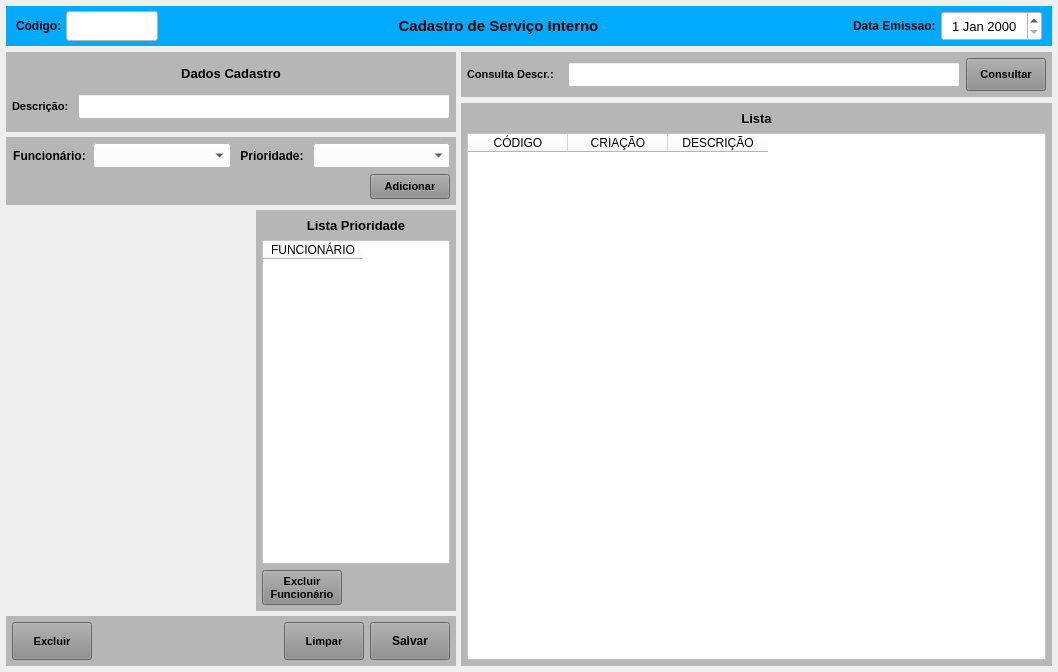
<?xml version="1.0" encoding="UTF-8"?>
<ui version="4.0">
 <class>MainWindow</class>
 <widget class="QMainWindow" name="MainWindow">
  <property name="geometry">
   <rect>
    <x>0</x>
    <y>0</y>
    <width>1058</width>
    <height>672</height>
   </rect>
  </property>
  <property name="windowTitle">
   <string>Cadastro de Serviço Interno</string>
  </property>
  <property name="styleSheet">
   <string notr="true"/>
  </property>
  <widget class="QWidget" name="centralwidget">
   <layout class="QVBoxLayout" name="verticalLayout">
    <property name="spacing">
     <number>6</number>
    </property>
    <property name="leftMargin">
     <number>6</number>
    </property>
    <property name="topMargin">
     <number>6</number>
    </property>
    <property name="rightMargin">
     <number>6</number>
    </property>
    <property name="bottomMargin">
     <number>6</number>
    </property>
    <item>
     <widget class="QWidget" name="widget" native="true">
      <property name="minimumSize">
       <size>
        <width>0</width>
        <height>40</height>
       </size>
      </property>
      <property name="maximumSize">
       <size>
        <width>16777215</width>
        <height>40</height>
       </size>
      </property>
      <property name="styleSheet">
       <string notr="true">background-color: rgb(0, 170, 255);</string>
      </property>
      <layout class="QHBoxLayout" name="horizontalLayout">
       <property name="spacing">
        <number>2</number>
       </property>
       <property name="leftMargin">
        <number>10</number>
       </property>
       <property name="topMargin">
        <number>5</number>
       </property>
       <property name="rightMargin">
        <number>10</number>
       </property>
       <property name="bottomMargin">
        <number>5</number>
       </property>
       <item>
        <widget class="QLabel" name="label_4">
         <property name="minimumSize">
          <size>
           <width>48</width>
           <height>0</height>
          </size>
         </property>
         <property name="maximumSize">
          <size>
           <width>48</width>
           <height>16777215</height>
          </size>
         </property>
         <property name="font">
          <font>
           <pointsize>9</pointsize>
           <weight>75</weight>
           <bold>true</bold>
          </font>
         </property>
         <property name="styleSheet">
          <string notr="true"/>
         </property>
         <property name="text">
          <string>Código:</string>
         </property>
         <property name="alignment">
          <set>Qt::AlignLeading|Qt::AlignLeft|Qt::AlignVCenter</set>
         </property>
        </widget>
       </item>
       <item>
        <widget class="QLineEdit" name="line_Num">
         <property name="sizePolicy">
          <sizepolicy hsizetype="Preferred" vsizetype="Preferred">
           <horstretch>0</horstretch>
           <verstretch>0</verstretch>
          </sizepolicy>
         </property>
         <property name="minimumSize">
          <size>
           <width>92</width>
           <height>0</height>
          </size>
         </property>
         <property name="maximumSize">
          <size>
           <width>92</width>
           <height>16777215</height>
          </size>
         </property>
         <property name="font">
          <font>
           <pointsize>12</pointsize>
          </font>
         </property>
         <property name="styleSheet">
          <string notr="true">background-color: rgb(255, 255, 255);</string>
         </property>
         <property name="inputMask">
          <string/>
         </property>
         <property name="text">
          <string/>
         </property>
         <property name="frame">
          <bool>true</bool>
         </property>
         <property name="echoMode">
          <enum>QLineEdit::Normal</enum>
         </property>
         <property name="alignment">
          <set>Qt::AlignCenter</set>
         </property>
         <property name="dragEnabled">
          <bool>false</bool>
         </property>
         <property name="placeholderText">
          <string/>
         </property>
        </widget>
       </item>
       <item>
        <widget class="QLabel" name="label_13">
         <property name="sizePolicy">
          <sizepolicy hsizetype="Preferred" vsizetype="Preferred">
           <horstretch>0</horstretch>
           <verstretch>0</verstretch>
          </sizepolicy>
         </property>
         <property name="minimumSize">
          <size>
           <width>0</width>
           <height>0</height>
          </size>
         </property>
         <property name="font">
          <font>
           <pointsize>11</pointsize>
           <weight>75</weight>
           <bold>true</bold>
          </font>
         </property>
         <property name="styleSheet">
          <string notr="true"/>
         </property>
         <property name="text">
          <string>Cadastro de Serviço Interno</string>
         </property>
         <property name="alignment">
          <set>Qt::AlignCenter</set>
         </property>
        </widget>
       </item>
       <item>
        <widget class="QLabel" name="label_11">
         <property name="sizePolicy">
          <sizepolicy hsizetype="Preferred" vsizetype="Preferred">
           <horstretch>0</horstretch>
           <verstretch>0</verstretch>
          </sizepolicy>
         </property>
         <property name="minimumSize">
          <size>
           <width>100</width>
           <height>0</height>
          </size>
         </property>
         <property name="maximumSize">
          <size>
           <width>100</width>
           <height>16777215</height>
          </size>
         </property>
         <property name="font">
          <font>
           <pointsize>9</pointsize>
           <weight>75</weight>
           <bold>true</bold>
          </font>
         </property>
         <property name="styleSheet">
          <string notr="true"/>
         </property>
         <property name="text">
          <string>Data Emissao: </string>
         </property>
         <property name="alignment">
          <set>Qt::AlignRight|Qt::AlignTrailing|Qt::AlignVCenter</set>
         </property>
        </widget>
       </item>
       <item>
        <widget class="QDateEdit" name="date_Emissao">
         <property name="sizePolicy">
          <sizepolicy hsizetype="Preferred" vsizetype="Preferred">
           <horstretch>0</horstretch>
           <verstretch>0</verstretch>
          </sizepolicy>
         </property>
         <property name="minimumSize">
          <size>
           <width>101</width>
           <height>0</height>
          </size>
         </property>
         <property name="maximumSize">
          <size>
           <width>101</width>
           <height>16777215</height>
          </size>
         </property>
         <property name="font">
          <font>
           <pointsize>10</pointsize>
          </font>
         </property>
         <property name="styleSheet">
          <string notr="true">background-color: rgb(255, 255, 255);</string>
         </property>
         <property name="alignment">
          <set>Qt::AlignCenter</set>
         </property>
        </widget>
       </item>
      </layout>
     </widget>
    </item>
    <item>
     <widget class="QWidget" name="widget_2" native="true">
      <property name="styleSheet">
       <string notr="true"/>
      </property>
      <layout class="QHBoxLayout" name="horizontalLayout_3">
       <property name="spacing">
        <number>5</number>
       </property>
       <property name="leftMargin">
        <number>0</number>
       </property>
       <property name="topMargin">
        <number>0</number>
       </property>
       <property name="rightMargin">
        <number>0</number>
       </property>
       <property name="bottomMargin">
        <number>0</number>
       </property>
       <item>
        <widget class="QWidget" name="widget_4" native="true">
         <property name="minimumSize">
          <size>
           <width>0</width>
           <height>0</height>
          </size>
         </property>
         <property name="maximumSize">
          <size>
           <width>450</width>
           <height>16777215</height>
          </size>
         </property>
         <property name="styleSheet">
          <string notr="true"/>
         </property>
         <layout class="QVBoxLayout" name="verticalLayout_2">
          <property name="spacing">
           <number>5</number>
          </property>
          <property name="leftMargin">
           <number>0</number>
          </property>
          <property name="topMargin">
           <number>0</number>
          </property>
          <property name="rightMargin">
           <number>0</number>
          </property>
          <property name="bottomMargin">
           <number>0</number>
          </property>
          <item>
           <widget class="QWidget" name="widget_6" native="true">
            <property name="minimumSize">
             <size>
              <width>0</width>
              <height>80</height>
             </size>
            </property>
            <property name="maximumSize">
             <size>
              <width>16777215</width>
              <height>80</height>
             </size>
            </property>
            <property name="styleSheet">
             <string notr="true">background-color: rgb(182, 182, 182);</string>
            </property>
            <layout class="QVBoxLayout" name="verticalLayout_3">
             <property name="leftMargin">
              <number>6</number>
             </property>
             <property name="topMargin">
              <number>6</number>
             </property>
             <property name="rightMargin">
              <number>6</number>
             </property>
             <property name="bottomMargin">
              <number>6</number>
             </property>
             <item>
              <widget class="QLabel" name="label_2">
               <property name="minimumSize">
                <size>
                 <width>0</width>
                 <height>18</height>
                </size>
               </property>
               <property name="maximumSize">
                <size>
                 <width>16777215</width>
                 <height>18</height>
                </size>
               </property>
               <property name="font">
                <font>
                 <pointsize>10</pointsize>
                 <weight>75</weight>
                 <bold>true</bold>
                </font>
               </property>
               <property name="text">
                <string>Dados Cadastro</string>
               </property>
               <property name="alignment">
                <set>Qt::AlignCenter</set>
               </property>
              </widget>
             </item>
             <item>
              <widget class="QWidget" name="widget_8" native="true">
               <property name="maximumSize">
                <size>
                 <width>16777215</width>
                 <height>25</height>
                </size>
               </property>
               <layout class="QHBoxLayout" name="horizontalLayout_4">
                <property name="leftMargin">
                 <number>0</number>
                </property>
                <property name="topMargin">
                 <number>0</number>
                </property>
                <property name="rightMargin">
                 <number>0</number>
                </property>
                <property name="bottomMargin">
                 <number>0</number>
                </property>
                <item>
                 <widget class="QLabel" name="label_24">
                  <property name="minimumSize">
                   <size>
                    <width>0</width>
                    <height>0</height>
                   </size>
                  </property>
                  <property name="maximumSize">
                   <size>
                    <width>60</width>
                    <height>16777215</height>
                   </size>
                  </property>
                  <property name="font">
                   <font>
                    <pointsize>8</pointsize>
                    <weight>75</weight>
                    <bold>true</bold>
                   </font>
                  </property>
                  <property name="text">
                   <string>Descrição:</string>
                  </property>
                  <property name="alignment">
                   <set>Qt::AlignLeading|Qt::AlignLeft|Qt::AlignVCenter</set>
                  </property>
                 </widget>
                </item>
                <item>
                 <widget class="QLineEdit" name="line_Descricao">
                  <property name="sizePolicy">
                   <sizepolicy hsizetype="Preferred" vsizetype="Preferred">
                    <horstretch>0</horstretch>
                    <verstretch>0</verstretch>
                   </sizepolicy>
                  </property>
                  <property name="minimumSize">
                   <size>
                    <width>0</width>
                    <height>0</height>
                   </size>
                  </property>
                  <property name="maximumSize">
                   <size>
                    <width>16777215</width>
                    <height>16777215</height>
                   </size>
                  </property>
                  <property name="font">
                   <font>
                    <pointsize>8</pointsize>
                   </font>
                  </property>
                  <property name="styleSheet">
                   <string notr="true">background-color: rgb(255, 255, 255);</string>
                  </property>
                  <property name="text">
                   <string/>
                  </property>
                  <property name="maxLength">
                   <number>45</number>
                  </property>
                  <property name="alignment">
                   <set>Qt::AlignLeading|Qt::AlignLeft|Qt::AlignVCenter</set>
                  </property>
                 </widget>
                </item>
               </layout>
              </widget>
             </item>
            </layout>
           </widget>
          </item>
          <item>
           <widget class="QWidget" name="widget_9" native="true">
            <property name="minimumSize">
             <size>
              <width>0</width>
              <height>0</height>
             </size>
            </property>
            <property name="maximumSize">
             <size>
              <width>16777215</width>
              <height>68</height>
             </size>
            </property>
            <property name="styleSheet">
             <string notr="true">background-color: rgb(182, 182, 182);</string>
            </property>
            <layout class="QVBoxLayout" name="verticalLayout_7">
             <property name="leftMargin">
              <number>6</number>
             </property>
             <property name="topMargin">
              <number>6</number>
             </property>
             <property name="rightMargin">
              <number>6</number>
             </property>
             <property name="bottomMargin">
              <number>6</number>
             </property>
             <item>
              <widget class="QWidget" name="widget_10" native="true">
               <property name="maximumSize">
                <size>
                 <width>16777215</width>
                 <height>25</height>
                </size>
               </property>
               <layout class="QHBoxLayout" name="horizontalLayout_6">
                <property name="leftMargin">
                 <number>0</number>
                </property>
                <property name="topMargin">
                 <number>0</number>
                </property>
                <property name="rightMargin">
                 <number>0</number>
                </property>
                <property name="bottomMargin">
                 <number>0</number>
                </property>
                <item>
                 <widget class="QLabel" name="label_78">
                  <property name="minimumSize">
                   <size>
                    <width>0</width>
                    <height>0</height>
                   </size>
                  </property>
                  <property name="maximumSize">
                   <size>
                    <width>75</width>
                    <height>16777215</height>
                   </size>
                  </property>
                  <property name="font">
                   <font>
                    <pointsize>9</pointsize>
                    <weight>75</weight>
                    <bold>true</bold>
                   </font>
                  </property>
                  <property name="text">
                   <string>Funcionário:</string>
                  </property>
                  <property name="alignment">
                   <set>Qt::AlignCenter</set>
                  </property>
                 </widget>
                </item>
                <item>
                 <widget class="QComboBox" name="combo_Func">
                  <property name="sizePolicy">
                   <sizepolicy hsizetype="Preferred" vsizetype="Preferred">
                    <horstretch>0</horstretch>
                    <verstretch>0</verstretch>
                   </sizepolicy>
                  </property>
                  <property name="minimumSize">
                   <size>
                    <width>0</width>
                    <height>0</height>
                   </size>
                  </property>
                  <property name="maximumSize">
                   <size>
                    <width>16777215</width>
                    <height>16777215</height>
                   </size>
                  </property>
                  <property name="font">
                   <font>
                    <pointsize>9</pointsize>
                   </font>
                  </property>
                  <property name="styleSheet">
                   <string notr="true">background-color: rgb(255, 255, 255);
text-align: center;</string>
                  </property>
                 </widget>
                </item>
                <item>
                 <widget class="QLabel" name="label_79">
                  <property name="minimumSize">
                   <size>
                    <width>0</width>
                    <height>0</height>
                   </size>
                  </property>
                  <property name="maximumSize">
                   <size>
                    <width>70</width>
                    <height>16777215</height>
                   </size>
                  </property>
                  <property name="font">
                   <font>
                    <pointsize>9</pointsize>
                    <weight>75</weight>
                    <bold>true</bold>
                   </font>
                  </property>
                  <property name="text">
                   <string>Prioridade:</string>
                  </property>
                  <property name="alignment">
                   <set>Qt::AlignCenter</set>
                  </property>
                 </widget>
                </item>
                <item>
                 <widget class="QComboBox" name="combo_Prioridade">
                  <property name="sizePolicy">
                   <sizepolicy hsizetype="Preferred" vsizetype="Preferred">
                    <horstretch>0</horstretch>
                    <verstretch>0</verstretch>
                   </sizepolicy>
                  </property>
                  <property name="minimumSize">
                   <size>
                    <width>0</width>
                    <height>0</height>
                   </size>
                  </property>
                  <property name="maximumSize">
                   <size>
                    <width>16777215</width>
                    <height>16777215</height>
                   </size>
                  </property>
                  <property name="font">
                   <font>
                    <pointsize>9</pointsize>
                   </font>
                  </property>
                  <property name="styleSheet">
                   <string notr="true">background-color: rgb(255, 255, 255);
text-align: center;</string>
                  </property>
                 </widget>
                </item>
               </layout>
              </widget>
             </item>
             <item>
              <widget class="QWidget" name="widget_13" native="true">
               <property name="maximumSize">
                <size>
                 <width>16777215</width>
                 <height>25</height>
                </size>
               </property>
               <layout class="QHBoxLayout" name="horizontalLayout_5">
                <property name="leftMargin">
                 <number>0</number>
                </property>
                <property name="topMargin">
                 <number>0</number>
                </property>
                <property name="rightMargin">
                 <number>0</number>
                </property>
                <property name="bottomMargin">
                 <number>0</number>
                </property>
                <item>
                 <widget class="QLabel" name="label_3">
                  <property name="text">
                   <string/>
                  </property>
                 </widget>
                </item>
                <item>
                 <widget class="QPushButton" name="btn_Adicionar">
                  <property name="sizePolicy">
                   <sizepolicy hsizetype="Preferred" vsizetype="Preferred">
                    <horstretch>0</horstretch>
                    <verstretch>0</verstretch>
                   </sizepolicy>
                  </property>
                  <property name="minimumSize">
                   <size>
                    <width>0</width>
                    <height>0</height>
                   </size>
                  </property>
                  <property name="maximumSize">
                   <size>
                    <width>80</width>
                    <height>16777215</height>
                   </size>
                  </property>
                  <property name="font">
                   <font>
                    <pointsize>8</pointsize>
                    <weight>75</weight>
                    <bold>true</bold>
                   </font>
                  </property>
                  <property name="cursor">
                   <cursorShape>PointingHandCursor</cursorShape>
                  </property>
                  <property name="layoutDirection">
                   <enum>Qt::LeftToRight</enum>
                  </property>
                  <property name="autoFillBackground">
                   <bool>false</bool>
                  </property>
                  <property name="styleSheet">
                   <string notr="true">background-color: rgb(141, 141, 141);</string>
                  </property>
                  <property name="text">
                   <string>Adicionar</string>
                  </property>
                  <property name="checkable">
                   <bool>false</bool>
                  </property>
                  <property name="autoDefault">
                   <bool>false</bool>
                  </property>
                  <property name="default">
                   <bool>false</bool>
                  </property>
                  <property name="flat">
                   <bool>false</bool>
                  </property>
                 </widget>
                </item>
               </layout>
              </widget>
             </item>
            </layout>
           </widget>
          </item>
          <item>
           <widget class="QWidget" name="widget_15" native="true">
            <layout class="QHBoxLayout" name="horizontalLayout_9">
             <property name="leftMargin">
              <number>0</number>
             </property>
             <property name="topMargin">
              <number>0</number>
             </property>
             <property name="rightMargin">
              <number>0</number>
             </property>
             <property name="bottomMargin">
              <number>0</number>
             </property>
             <item>
              <widget class="QWidget" name="widget_16" native="true"/>
             </item>
             <item>
              <widget class="QWidget" name="widget_7" native="true">
               <property name="maximumSize">
                <size>
                 <width>200</width>
                 <height>16777215</height>
                </size>
               </property>
               <property name="styleSheet">
                <string notr="true">background-color: rgb(182, 182, 182);</string>
               </property>
               <layout class="QVBoxLayout" name="verticalLayout_6">
                <property name="leftMargin">
                 <number>6</number>
                </property>
                <property name="topMargin">
                 <number>6</number>
                </property>
                <property name="rightMargin">
                 <number>6</number>
                </property>
                <property name="bottomMargin">
                 <number>6</number>
                </property>
                <item>
                 <widget class="QLabel" name="label_7">
                  <property name="minimumSize">
                   <size>
                    <width>0</width>
                    <height>18</height>
                   </size>
                  </property>
                  <property name="maximumSize">
                   <size>
                    <width>16777215</width>
                    <height>18</height>
                   </size>
                  </property>
                  <property name="font">
                   <font>
                    <pointsize>10</pointsize>
                    <weight>75</weight>
                    <bold>true</bold>
                   </font>
                  </property>
                  <property name="text">
                   <string>Lista Prioridade</string>
                  </property>
                  <property name="alignment">
                   <set>Qt::AlignCenter</set>
                  </property>
                 </widget>
                </item>
                <item>
                 <widget class="QTableWidget" name="table_Prioridade">
                  <property name="sizePolicy">
                   <sizepolicy hsizetype="Preferred" vsizetype="Preferred">
                    <horstretch>0</horstretch>
                    <verstretch>0</verstretch>
                   </sizepolicy>
                  </property>
                  <property name="font">
                   <font>
                    <pointsize>9</pointsize>
                   </font>
                  </property>
                  <property name="styleSheet">
                   <string notr="true">background-color: rgb(255, 255, 255);</string>
                  </property>
                  <attribute name="verticalHeaderDefaultSectionSize">
                   <number>0</number>
                  </attribute>
                  <attribute name="verticalHeaderMinimumSectionSize">
                   <number>0</number>
                  </attribute>
                  <column>
                   <property name="text">
                    <string>FUNCIONÁRIO</string>
                   </property>
                  </column>
                 </widget>
                </item>
                <item>
                 <widget class="QWidget" name="widget_14" native="true">
                  <property name="maximumSize">
                   <size>
                    <width>16777215</width>
                    <height>35</height>
                   </size>
                  </property>
                  <layout class="QHBoxLayout" name="horizontalLayout_8">
                   <property name="leftMargin">
                    <number>0</number>
                   </property>
                   <property name="topMargin">
                    <number>0</number>
                   </property>
                   <property name="rightMargin">
                    <number>0</number>
                   </property>
                   <property name="bottomMargin">
                    <number>0</number>
                   </property>
                   <item>
                    <widget class="QPushButton" name="btn_Excluir_Func">
                     <property name="sizePolicy">
                      <sizepolicy hsizetype="Preferred" vsizetype="Preferred">
                       <horstretch>0</horstretch>
                       <verstretch>0</verstretch>
                      </sizepolicy>
                     </property>
                     <property name="maximumSize">
                      <size>
                       <width>80</width>
                       <height>16777215</height>
                      </size>
                     </property>
                     <property name="font">
                      <font>
                       <pointsize>8</pointsize>
                       <weight>75</weight>
                       <bold>true</bold>
                      </font>
                     </property>
                     <property name="cursor">
                      <cursorShape>PointingHandCursor</cursorShape>
                     </property>
                     <property name="layoutDirection">
                      <enum>Qt::LeftToRight</enum>
                     </property>
                     <property name="autoFillBackground">
                      <bool>false</bool>
                     </property>
                     <property name="styleSheet">
                      <string notr="true">background-color: rgb(141, 141, 141);</string>
                     </property>
                     <property name="text">
                      <string>Excluir
Funcionário</string>
                     </property>
                     <property name="checkable">
                      <bool>false</bool>
                     </property>
                     <property name="autoDefault">
                      <bool>false</bool>
                     </property>
                     <property name="default">
                      <bool>false</bool>
                     </property>
                     <property name="flat">
                      <bool>false</bool>
                     </property>
                    </widget>
                   </item>
                   <item>
                    <widget class="QLabel" name="label_8">
                     <property name="text">
                      <string/>
                     </property>
                    </widget>
                   </item>
                  </layout>
                 </widget>
                </item>
               </layout>
              </widget>
             </item>
            </layout>
           </widget>
          </item>
          <item>
           <widget class="QWidget" name="widget_3" native="true">
            <property name="minimumSize">
             <size>
              <width>0</width>
              <height>50</height>
             </size>
            </property>
            <property name="maximumSize">
             <size>
              <width>16777215</width>
              <height>50</height>
             </size>
            </property>
            <property name="styleSheet">
             <string notr="true">background-color: rgb(182, 182, 182);</string>
            </property>
            <layout class="QHBoxLayout" name="horizontalLayout_2">
             <property name="spacing">
              <number>6</number>
             </property>
             <property name="leftMargin">
              <number>6</number>
             </property>
             <property name="topMargin">
              <number>6</number>
             </property>
             <property name="rightMargin">
              <number>6</number>
             </property>
             <property name="bottomMargin">
              <number>6</number>
             </property>
             <item>
              <widget class="QPushButton" name="btn_Excluir">
               <property name="sizePolicy">
                <sizepolicy hsizetype="Fixed" vsizetype="Preferred">
                 <horstretch>0</horstretch>
                 <verstretch>0</verstretch>
                </sizepolicy>
               </property>
               <property name="maximumSize">
                <size>
                 <width>80</width>
                 <height>16777215</height>
                </size>
               </property>
               <property name="font">
                <font>
                 <pointsize>8</pointsize>
                 <weight>75</weight>
                 <bold>true</bold>
                </font>
               </property>
               <property name="cursor">
                <cursorShape>PointingHandCursor</cursorShape>
               </property>
               <property name="layoutDirection">
                <enum>Qt::LeftToRight</enum>
               </property>
               <property name="autoFillBackground">
                <bool>false</bool>
               </property>
               <property name="styleSheet">
                <string notr="true">background-color: rgb(141, 141, 141);</string>
               </property>
               <property name="text">
                <string>Excluir</string>
               </property>
               <property name="checkable">
                <bool>false</bool>
               </property>
               <property name="autoDefault">
                <bool>false</bool>
               </property>
               <property name="default">
                <bool>false</bool>
               </property>
               <property name="flat">
                <bool>false</bool>
               </property>
              </widget>
             </item>
             <item>
              <widget class="QLabel" name="label">
               <property name="text">
                <string/>
               </property>
              </widget>
             </item>
             <item>
              <widget class="QPushButton" name="btn_Limpar">
               <property name="sizePolicy">
                <sizepolicy hsizetype="Fixed" vsizetype="Preferred">
                 <horstretch>0</horstretch>
                 <verstretch>0</verstretch>
                </sizepolicy>
               </property>
               <property name="maximumSize">
                <size>
                 <width>80</width>
                 <height>16777215</height>
                </size>
               </property>
               <property name="font">
                <font>
                 <pointsize>8</pointsize>
                 <weight>75</weight>
                 <bold>true</bold>
                </font>
               </property>
               <property name="cursor">
                <cursorShape>PointingHandCursor</cursorShape>
               </property>
               <property name="layoutDirection">
                <enum>Qt::LeftToRight</enum>
               </property>
               <property name="autoFillBackground">
                <bool>false</bool>
               </property>
               <property name="styleSheet">
                <string notr="true">background-color: rgb(141, 141, 141);</string>
               </property>
               <property name="text">
                <string>Limpar</string>
               </property>
               <property name="checkable">
                <bool>false</bool>
               </property>
               <property name="autoDefault">
                <bool>false</bool>
               </property>
               <property name="default">
                <bool>false</bool>
               </property>
               <property name="flat">
                <bool>false</bool>
               </property>
              </widget>
             </item>
             <item>
              <widget class="QPushButton" name="btn_Salvar">
               <property name="sizePolicy">
                <sizepolicy hsizetype="Fixed" vsizetype="Preferred">
                 <horstretch>0</horstretch>
                 <verstretch>0</verstretch>
                </sizepolicy>
               </property>
               <property name="maximumSize">
                <size>
                 <width>80</width>
                 <height>16777215</height>
                </size>
               </property>
               <property name="font">
                <font>
                 <pointsize>9</pointsize>
                 <weight>75</weight>
                 <bold>true</bold>
                </font>
               </property>
               <property name="cursor">
                <cursorShape>PointingHandCursor</cursorShape>
               </property>
               <property name="styleSheet">
                <string notr="true">background-color: rgb(141, 141, 141);</string>
               </property>
               <property name="text">
                <string>Salvar</string>
               </property>
              </widget>
             </item>
            </layout>
           </widget>
          </item>
         </layout>
        </widget>
       </item>
       <item>
        <widget class="QWidget" name="widget_5" native="true">
         <property name="styleSheet">
          <string notr="true"/>
         </property>
         <layout class="QVBoxLayout" name="verticalLayout_5">
          <property name="leftMargin">
           <number>0</number>
          </property>
          <property name="topMargin">
           <number>0</number>
          </property>
          <property name="rightMargin">
           <number>0</number>
          </property>
          <property name="bottomMargin">
           <number>0</number>
          </property>
          <item>
           <widget class="QWidget" name="widget_12" native="true">
            <property name="maximumSize">
             <size>
              <width>16777215</width>
              <height>45</height>
             </size>
            </property>
            <property name="sizeIncrement">
             <size>
              <width>0</width>
              <height>45</height>
             </size>
            </property>
            <property name="styleSheet">
             <string notr="true">background-color: rgb(182, 182, 182);</string>
            </property>
            <layout class="QHBoxLayout" name="horizontalLayout_7">
             <property name="leftMargin">
              <number>6</number>
             </property>
             <property name="topMargin">
              <number>6</number>
             </property>
             <property name="rightMargin">
              <number>6</number>
             </property>
             <property name="bottomMargin">
              <number>6</number>
             </property>
             <item>
              <widget class="QLabel" name="label_6">
               <property name="minimumSize">
                <size>
                 <width>0</width>
                 <height>0</height>
                </size>
               </property>
               <property name="maximumSize">
                <size>
                 <width>95</width>
                 <height>16777215</height>
                </size>
               </property>
               <property name="font">
                <font>
                 <pointsize>8</pointsize>
                 <weight>75</weight>
                 <bold>true</bold>
                </font>
               </property>
               <property name="text">
                <string>Consulta Descr.:</string>
               </property>
               <property name="alignment">
                <set>Qt::AlignLeading|Qt::AlignLeft|Qt::AlignVCenter</set>
               </property>
              </widget>
             </item>
             <item>
              <widget class="QLineEdit" name="line_Consulta">
               <property name="sizePolicy">
                <sizepolicy hsizetype="Preferred" vsizetype="Preferred">
                 <horstretch>0</horstretch>
                 <verstretch>0</verstretch>
                </sizepolicy>
               </property>
               <property name="minimumSize">
                <size>
                 <width>0</width>
                 <height>0</height>
                </size>
               </property>
               <property name="maximumSize">
                <size>
                 <width>16777215</width>
                 <height>25</height>
                </size>
               </property>
               <property name="font">
                <font>
                 <pointsize>8</pointsize>
                </font>
               </property>
               <property name="styleSheet">
                <string notr="true">background-color: rgb(255, 255, 255);</string>
               </property>
               <property name="inputMask">
                <string/>
               </property>
               <property name="alignment">
                <set>Qt::AlignLeading|Qt::AlignLeft|Qt::AlignVCenter</set>
               </property>
              </widget>
             </item>
             <item>
              <widget class="QPushButton" name="btn_Consulta">
               <property name="sizePolicy">
                <sizepolicy hsizetype="Preferred" vsizetype="Preferred">
                 <horstretch>0</horstretch>
                 <verstretch>0</verstretch>
                </sizepolicy>
               </property>
               <property name="minimumSize">
                <size>
                 <width>0</width>
                 <height>0</height>
                </size>
               </property>
               <property name="maximumSize">
                <size>
                 <width>80</width>
                 <height>16777215</height>
                </size>
               </property>
               <property name="font">
                <font>
                 <pointsize>8</pointsize>
                 <weight>75</weight>
                 <bold>true</bold>
                </font>
               </property>
               <property name="cursor">
                <cursorShape>PointingHandCursor</cursorShape>
               </property>
               <property name="layoutDirection">
                <enum>Qt::LeftToRight</enum>
               </property>
               <property name="autoFillBackground">
                <bool>false</bool>
               </property>
               <property name="styleSheet">
                <string notr="true">background-color: rgb(141, 141, 141);</string>
               </property>
               <property name="text">
                <string>Consultar</string>
               </property>
               <property name="checkable">
                <bool>false</bool>
               </property>
               <property name="autoDefault">
                <bool>false</bool>
               </property>
               <property name="default">
                <bool>false</bool>
               </property>
               <property name="flat">
                <bool>false</bool>
               </property>
              </widget>
             </item>
            </layout>
           </widget>
          </item>
          <item>
           <widget class="QWidget" name="widget_11" native="true">
            <property name="styleSheet">
             <string notr="true">background-color: rgb(182, 182, 182);</string>
            </property>
            <layout class="QVBoxLayout" name="verticalLayout_4">
             <property name="leftMargin">
              <number>6</number>
             </property>
             <property name="topMargin">
              <number>6</number>
             </property>
             <property name="rightMargin">
              <number>6</number>
             </property>
             <property name="bottomMargin">
              <number>6</number>
             </property>
             <item>
              <widget class="QLabel" name="label_5">
               <property name="minimumSize">
                <size>
                 <width>0</width>
                 <height>18</height>
                </size>
               </property>
               <property name="maximumSize">
                <size>
                 <width>16777215</width>
                 <height>18</height>
                </size>
               </property>
               <property name="font">
                <font>
                 <pointsize>10</pointsize>
                 <weight>75</weight>
                 <bold>true</bold>
                </font>
               </property>
               <property name="text">
                <string>Lista</string>
               </property>
               <property name="alignment">
                <set>Qt::AlignCenter</set>
               </property>
              </widget>
             </item>
             <item>
              <widget class="QTableWidget" name="table_Lista">
               <property name="sizePolicy">
                <sizepolicy hsizetype="Preferred" vsizetype="Preferred">
                 <horstretch>0</horstretch>
                 <verstretch>0</verstretch>
                </sizepolicy>
               </property>
               <property name="font">
                <font>
                 <pointsize>9</pointsize>
                </font>
               </property>
               <property name="styleSheet">
                <string notr="true">background-color: rgb(255, 255, 255);</string>
               </property>
               <attribute name="verticalHeaderDefaultSectionSize">
                <number>0</number>
               </attribute>
               <attribute name="verticalHeaderMinimumSectionSize">
                <number>0</number>
               </attribute>
               <column>
                <property name="text">
                 <string>CÓDIGO</string>
                </property>
               </column>
               <column>
                <property name="text">
                 <string>CRIAÇÃO</string>
                </property>
               </column>
               <column>
                <property name="text">
                 <string>DESCRIÇÃO</string>
                </property>
               </column>
              </widget>
             </item>
            </layout>
           </widget>
          </item>
         </layout>
        </widget>
       </item>
      </layout>
     </widget>
    </item>
   </layout>
  </widget>
 </widget>
 <resources/>
 <connections/>
</ui>
